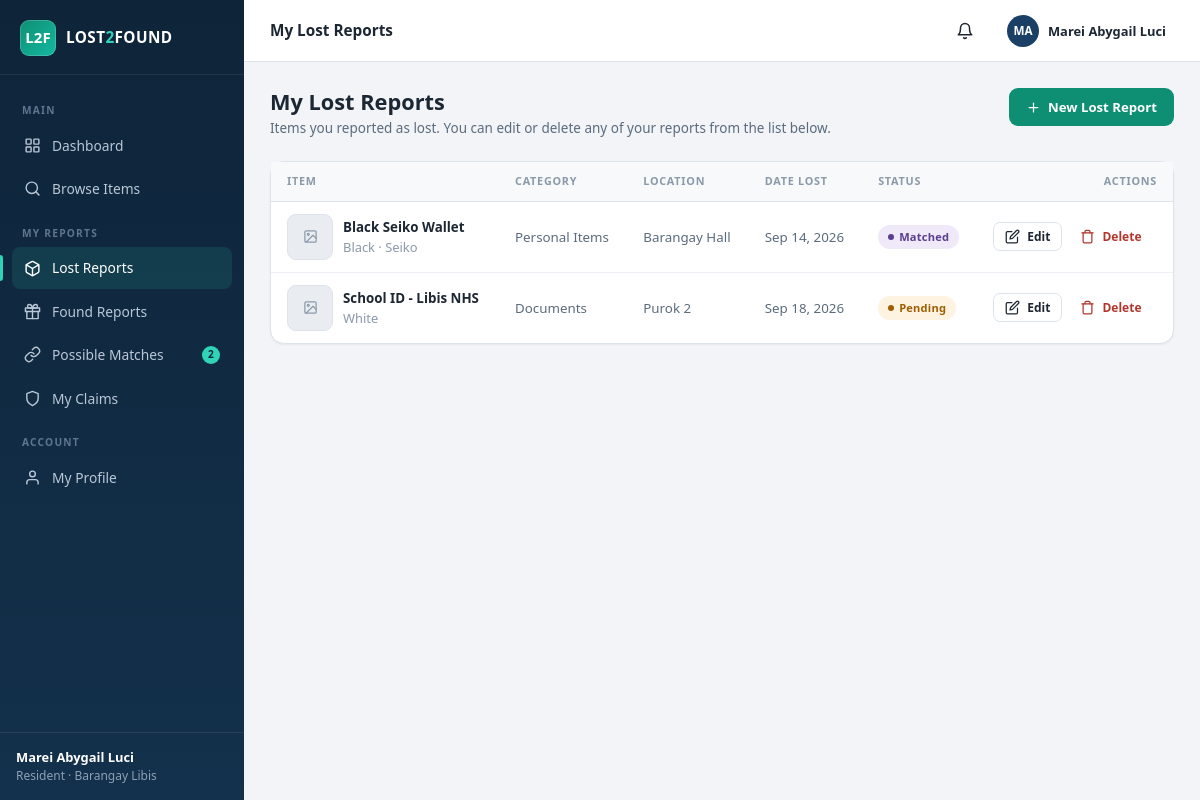
The page /resident/lost_items.php (signed in) on the database its author committed.
### tables this page shows
CREATE TABLE IF NOT EXISTS lost_items (
  id          INT AUTO_INCREMENT PRIMARY KEY,
  user_id     INT NOT NULL,
  category_id INT NOT NULL,
  location_id INT NOT NULL,
  item_name   VARCHAR(100) NOT NULL,
  description TEXT NOT NULL,
  color       VARCHAR(40)  NOT NULL,
  brand       VARCHAR(60)  DEFAULT NULL,
  date_lost   DATE NOT NULL,
  photo       VARCHAR(255) DEFAULT NULL,
  status      ENUM('pending','approved','rejected','matched','claimed','closed')
              DEFAULT 'pending',
  reporter_privacy ENUM('name','anonymous') DEFAULT 'name',
  created_at  TIMESTAMP DEFAULT CURRENT_TIMESTAMP,
  updated_at  TIMESTAMP DEFAULT CURRENT_TIMESTAMP ON UPDATE CURRENT_TIMESTAMP,
  FOREIGN KEY (user_id)     REFERENCES users(id)     ON DELETE CASCADE,
  FOREIGN KEY (category_id) REFERENCES categories(id),
  FOREIGN KEY (location_id) REFERENCES locations(id)
);

CREATE TABLE IF NOT EXISTS categories (
  id            INT AUTO_INCREMENT PRIMARY KEY,
  category_name VARCHAR(80) NOT NULL UNIQUE,
  created_at    TIMESTAMP DEFAULT CURRENT_TIMESTAMP
);

CREATE TABLE IF NOT EXISTS locations (
  id            INT AUTO_INCREMENT PRIMARY KEY,
  location_name VARCHAR(100) NOT NULL UNIQUE,
  created_at    TIMESTAMP DEFAULT CURRENT_TIMESTAMP
);

### resident/lost_items.php (the view, shortened to what this page needs)
<?php
require_once __DIR__ . '/../config/config.php';
$uid = (int)$_SESSION['user']['id'];
$db  = get_db();
$items = $db->prepare(
    'SELECT li.*, c.category_name, loc.location_name
     FROM lost_items li
     JOIN categories c ON c.id = li.category_id
     JOIN locations loc ON loc.id = li.location_id
     WHERE li.user_id = ?
     ORDER BY li.created_at DESC'
);
$items->execute([$uid]);
$items = $items->fetchAll();
require __DIR__ . '/../includes/header.php';
?>
<div class="page-head">
  <div>
    <h1>My Lost Reports</h1>
    <p>Items you reported as lost. You can edit or delete any of your reports from the list below.</p>
  </div>
  <a class="btn btn-teal" href="<?= base_url('resident/item_form.php?type=lost') ?>"><?= icon('plus', 'i i-sm') ?> New Lost Report</a>
</div>
<?php if (!$items): ?>
  <div class="card">
    <div class="empty">
      <?= icon('box', 'i') ?>
      <h3>No lost reports yet</h3>
      <p>When you lose an item, report it here. The system will automatically compare it
         against found items in the barangay.</p>
      <a class="btn btn-teal mt-3" href="<?= base_url('resident/item_form.php?type=lost') ?>">Report a Lost Item</a>
    </div>
  </div>
<?php else: ?>
  <div class="card">
    <div class="table-wrap">
      <table>
        <thead>
          <tr><th>Item</th><th>Category</th><th>Location</th><th>Date Lost</th><th>Status</th><th class="td-actions">Actions</th></tr>
        </thead>
        <tbody>
        <?php foreach ($items as $it): ?>
          <tr>
            <td>
              <div class="flex">
                <?php if ($it['photo']): ?>
                  <img class="thumb-sm" src="<?= e(photo_url($it['photo'])) ?>" alt="">
                <?php else: ?>
                  <span class="thumb-sm placeholder"><?= icon('image', 'i i-sm') ?></span>
                <?php endif; ?>
                <div>
                  <strong><?= e($it['item_name']) ?></strong>
                  <div class="faint"><?= e($it['color']) ?><?= $it['brand'] ? ' · ' . e($it['brand']) : '' ?></div>
                </div>
              </div>
            </td>
            <td class="muted"><?= e($it['category_name']) ?></td>
            <td class="muted"><?= e($it['location_name']) ?></td>
            <td class="muted"><?= fmt_date($it['date_lost']) ?></td>
            <td><?= status_badge($it['status']) ?></td>
            <td class="td-actions">
              <div class="actions">
                <a class="btn btn-outline btn-sm" href="<?= base_url('resident/item_form.php?type=lost&id=' . (int)$it['id']) ?>">
                  <?= icon('edit', 'i i-sm') ?> Edit
                </a>
                <form method="post">
                  <button class="btn btn-ghost btn-sm" style="color:var(--danger)" data-confirm="Delete this lost report and its photo? This cannot be undone.">
                    <?= icon('trash', 'i i-sm') ?> Delete
                  </button>
                </form>
              </div>
            </td>
          </tr>
        <?php endforeach; ?>
        </tbody>
      </table>
    </div>
  </div>
<?php endif; ?>
<?php require __DIR__ . '/../includes/footer.php'; ?>

### config/config.php (shortened to what this page needs)
<?php
function base_url(string $path = ''): string {
    $script = str_replace('\\', '/', dirname($_SERVER['SCRIPT_NAME'] ?? '/'));
    $known  = ['admin', 'resident', 'auth', 'public', 'config'];
    foreach ($known as $seg) {
        $pos = strrpos($script, '/' . $seg);
        if ($pos !== false) {
            $script = substr($script, 0, $pos);
            break;
        }
    }
    return rtrim($script, '/') . '/' . ltrim($path, '/');
}
function e(?string $value): string {
    return htmlspecialchars((string)$value, ENT_QUOTES, 'UTF-8');
}
function icon(string $name, string $class = 'i'): string {
    return '<svg class="' . e($class) . '" viewBox="0 0 24 24" aria-hidden="true">' . ($icons[$name] ?? '') . '</svg>';
}
function status_badge(?string $status): string {
    $status = strtolower((string)$status);
    $map = [
        'pending'   => 'badge badge-muted',
        'approved'  => 'badge badge-info',
        'rejected'  => 'badge badge-danger',
        'matched'   => 'badge badge-match',
        'claimed'   => 'badge badge-warn',
        'closed'    => 'badge badge-dark',
        'returned'  => 'badge badge-success',
        'active'    => 'badge badge-success',
        'inactive'  => 'badge badge-danger',
        'pending'   => 'badge badge-warn',
        'rejected'  => 'badge badge-danger',
        'confirmed' => 'badge badge-success',
        'dismissed' => 'badge badge-dark',
    ];
    $class = $map[$status] ?? 'badge badge-muted';
    return '<span class="' . $class . '">' . e(ucfirst($status)) . '</span>';
}
function fmt_date(?string $date): string {
    return $date ? date('M j, Y', strtotime($date)) : '—';
}

### assets/css/style.css (style rules this page uses)
:root { --navy-900: #0e2439; --navy-800: #13314c; --navy-700: #1b4066; --teal: #0e8f74; --teal-dark: #0b7260; --teal-soft: #e3f4f0; --sky-50: #f4faff; --sky-100: #e6f4fe; --sky-200: #cfeafd; --sky-300: #a9d8f7; --sky-400: #7cc3ef; --sky-500: #4fade2; --sky-600: #2374a6; --sky-700: #1a5c87; --sky-800: #123f60; --primary: #1b4066; --primary-dark: #13314c; --primary-soft: #e8eef5; --danger: #b3362c; --danger-soft: #f9e9e7; --warn: #a05e03; --warn-soft: #fdf3e0; --success: #147a52; --success-soft: #e4f4ec; --info: #1f5e9e; --info-soft: #e7f0f9; --purple: #5b3e8e; --purple-soft: #efe9f9; --bg: #f2f4f7; --surface: #ffffff; --border: #dde3ea; --text: #1d2733; --text-soft: #5b6b7c; --text-faint: #8b99a9; --radius: 10px; --radius-lg: 14px; --shadow-sm: 0 1px 2px rgba(16, 32, 51, .06); --shadow: 0 4px 16px rgba(16, 32, 51, .08); --shadow-lg: 0 12px 40px rgba(16, 32, 51, .16); --font: "Segoe UI", system-ui, -apple-system, Roboto, "Helvetica Neue", Arial, sans-serif; }
* { margin: 0; padding: 0; box-sizing: border-box; }
html { font-size: 15px; }
body { font-family: var(--font); background: var(--bg); color: var(--text); line-height: 1.55; -webkit-font-smoothing: antialiased; }
a { color: var(--primary); text-decoration: none; }
h1, h2, h3, h4 { font-weight: 700; line-height: 1.25; color: var(--text); }
h1 { font-size: 1.45rem; }
.muted { color: var(--text-soft); }
.faint { color: var(--text-faint); font-size: .86rem; }
.flex { display: flex; align-items: center; gap: 10px; }
.i { width: 18px; height: 18px; flex-shrink: 0; stroke: currentColor; fill: none; stroke-width: 2; stroke-linecap: round; stroke-linejoin: round; }
.i-sm { width: 15px; height: 15px; }
.nav .i { width: 17px; height: 17px; }
.page-head { display: flex; align-items: flex-start; justify-content: space-between; gap: 16px; margin-bottom: 22px; flex-wrap: wrap; }
.page-head p { color: var(--text-soft); font-size: .9rem; margin-top: 3px; }
.card { background: var(--surface); border: 1px solid var(--border); border-radius: var(--radius-lg); box-shadow: var(--shadow-sm); }
.btn { display: inline-flex; align-items: center; justify-content: center; gap: 7px; padding: 9px 16px; border-radius: 9px; border: 1px solid transparent; font: 600 .88rem var(--font); cursor: pointer; text-decoration: none; transition: background .15s ease, border-color .15s ease, box-shadow .15s ease; white-space: nowrap; }
.btn-teal { background: var(--teal); color: #fff; }
.btn-outline { background: var(--surface); border-color: var(--border); color: var(--text); }
.btn-ghost { background: transparent; color: var(--text-soft); }
.btn-sm { padding: 5px 11px; font-size: .8rem; border-radius: 7px; }
.actions { display: flex; gap: 6px; }
.table-wrap { overflow-x: auto; }
table { width: 100%; border-collapse: collapse; font-size: .89rem; }
th { text-align: left; padding: 11px 16px; font-size: .72rem; font-weight: 700; text-transform: uppercase; letter-spacing: .07em; color: var(--text-faint); background: #f7f9fb; border-bottom: 1px solid var(--border); white-space: nowrap; }
td { padding: 12px 16px; border-bottom: 1px solid #edf1f5; vertical-align: middle; }
tbody tr:last-child td { border-bottom: 0; }
tbody tr { transition: background .12s ease; }
.td-actions { text-align: right; white-space: nowrap; }
.badge { display: inline-flex; align-items: center; gap: 5px; padding: 3px 10px; border-radius: 999px; font-size: .74rem; font-weight: 700; letter-spacing: .02em; white-space: nowrap; }
.badge::before { content: ""; width: 6px; height: 6px; border-radius: 50%; background: currentColor; }
.badge-warn { background: var(--warn-soft); color: var(--warn); }
.badge-match { background: var(--purple-soft); color: var(--purple); }
.thumb-sm { width: 46px; height: 46px; border-radius: 9px; object-fit: cover; border: 1px solid var(--border); background: #e9edf2; }
.thumb-sm.placeholder { display: grid; place-items: center; color: var(--text-faint); }

### rows shown on the page
lost_items: item_name "Black Seiko Wallet", color "Black", brand "Seiko", category.category_name "Personal Items", location.location_name "Barangay Hall", date_lost "Sep 14, 2026", status "Matched"
lost_items: item_name "School ID - Libis NHS", color "White", category.category_name "Documents", location.location_name "Purok 2", date_lost "Sep 18, 2026", status "Pending"

### other values the page prints
$section "MAIN"
$label "Dashboard"
$label "Browse Items"
$section "MY REPORTS"
$label "Lost Reports"
$label "Found Reports"
$label "Possible Matches"
$count "2"
$label "My Claims"
$section "ACCOUNT"
$label "My Profile"
$u['full_name'] "Marei Abygail Luci"
$title "My Lost Reports"
initials($u['full_name']) "MA"
